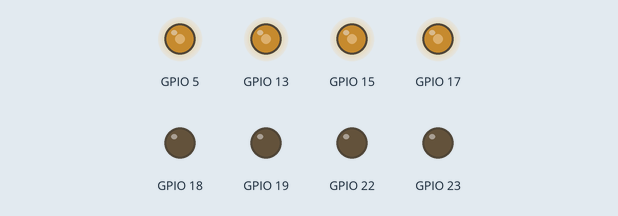
Simulated run of this sketch. Board: ESP32. Shown: output pins drawn as LEDs (lit = HIGH).

Above: at 0.1 s.
At 25.1 s:
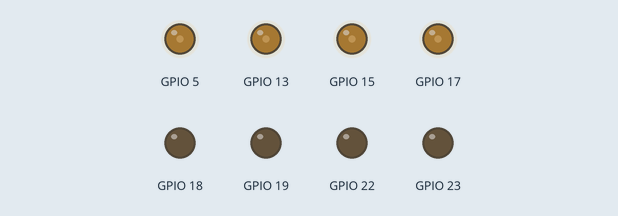
Timing chart, 0 to 26.6 s (numbered marks = the images above):
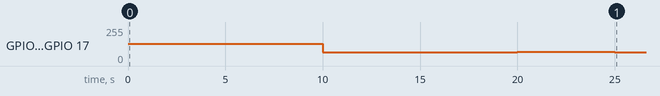

The sketch:

ESCCalibration.ino
```cpp
void setup() {
  // put your setup code here, to run once:
ledcSetup(0, 250, 12); //Led control setup, ( Channel number, Frequency (hz), Resolution (2^x))
ledcSetup(1, 250, 12);
ledcSetup(2, 250, 12);
ledcSetup(3, 250, 12);
ledcSetup(4, 250, 12);
ledcSetup(5, 250, 12);
ledcSetup(6, 250, 12);
ledcSetup(7, 250, 12);

ledcAttachPin(13 , 0);//Attaching the PWM output channels to individual GPOI pins ( GPOI pin count, channel number)
ledcAttachPin(15 , 0);
ledcAttachPin(17 , 0);
ledcAttachPin(5 , 0);
ledcAttachPin(18 , 0);
ledcAttachPin(23 , 0);
ledcAttachPin(19 , 0);
ledcAttachPin(22 , 0);
ledcWrite(0, 2048);
delay(10000);
ledcWrite(0, 1024);
delay(10000);
ledcWrite(0, 1100);
delay(5000);
}

void loop() {
  // put your main code here, to run repeatedly:

    /*ledcWrite(1, Input4B);
    ledcWrite(2, Input1B);
    ledcWrite(3, Input2B);
    ledcWrite(4, Input3B);
    ledcWrite(5, Input3A);
    ledcWrite(6, Input1A);
    ledcWrite(7, Input2A);*/


    ledcWrite(0, 1024);


}
```

Measured:
- by itself, GPIO 5, GPIO 13, GPIO 15, GPIO 17: 128/255 → 64/255 at 10.0 s, → 68/255 10.0 s later, → 64/255 5.0 s later
